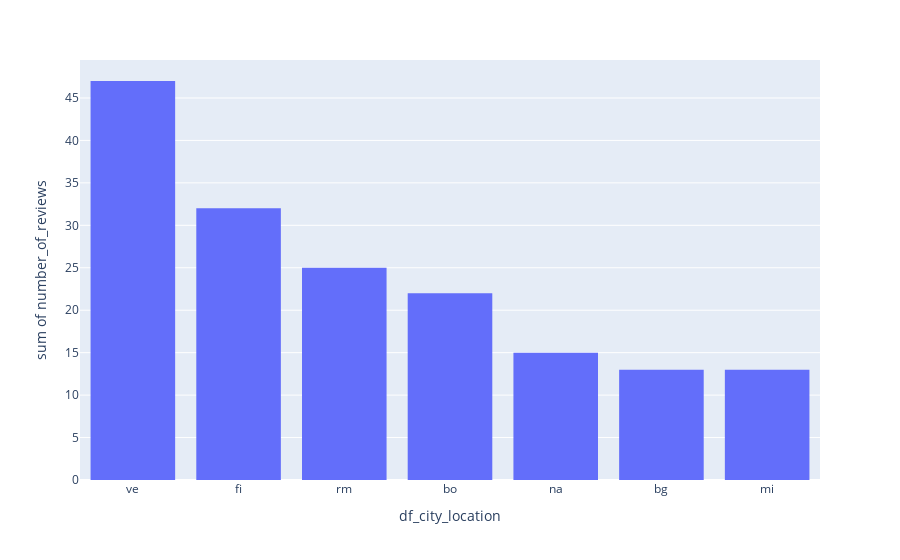

The cell this chart's notebook holds for it:
### Code cell
city_confr_num_reviews = pd.DataFrame(df.groupby(["df_city_location"]).median("number_of_reviews")["number_of_reviews"])
city_confr_num_reviews.reset_index(inplace=True)

fig = px.histogram(city_confr_num_reviews,
                   x = "df_city_location",
                   y = "number_of_reviews"
                   )
fig.update_xaxes(categoryorder="total descending")
fig.show()

### Figure 1 — Plotly figure (JSON) as saved in the notebook; plotly's stock layout.template omitted (floating-point values rounded to 4 significant figures)
{"data": [{"alignmentgroup": "True", "bingroup": "x", "histfunc": "sum", "hovertemplate": "df_city_location=%{x}<br>sum of number_of_reviews=%{y}<extra></extra>", "legendgroup": "", "marker": {"color": "#636efa", "pattern": {"shape": ""}}, "name": "", "offsetgroup": "", "orientation": "v", "showlegend": false, "x": ["bg", "bo", "fi", "mi", "na", "rm", "ve"], "xaxis": "x", "y": [13.0, 22.0, 32.0, 13.0, 15.0, 25.0, 47.0], "yaxis": "y", "type": "histogram"}], "layout": {"xaxis": {"anchor": "y", "domain": [0.0, 1.0], "title": {"text": "df_city_location"}, "categoryorder": "total descending"}, "yaxis": {"anchor": "x", "domain": [0.0, 1.0], "title": {"text": "sum of number_of_reviews"}}, "legend": {"tracegroupgap": 0}, "margin": {"t": 60}, "barmode": "relative"}}
